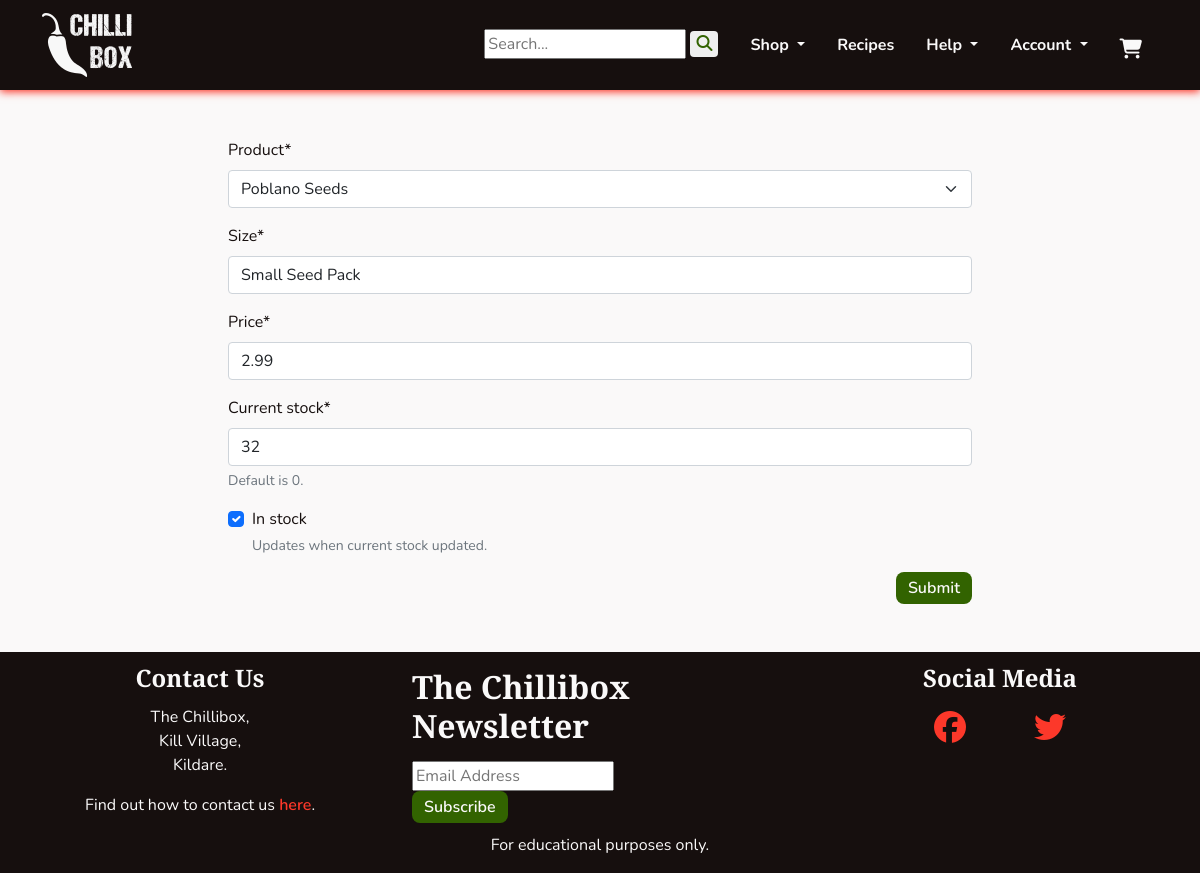
Before: /management/edit_variant/6 (signed in) with the older database file.
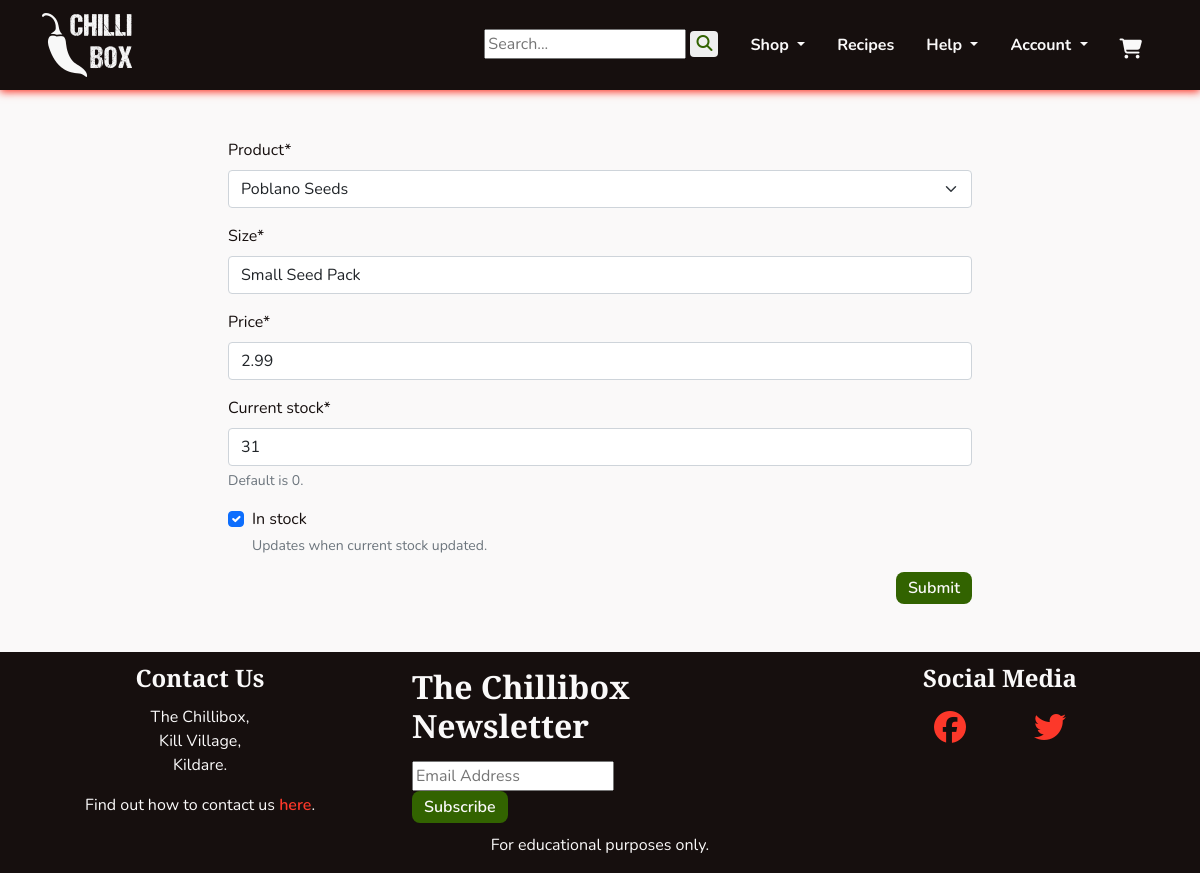
After: the same page with the newer database file.
### products/models.py (models this page shows, shortened)
class Variant(models.Model):
    product = models.ForeignKey(Product, on_delete=models.CASCADE,
                                related_name='variants')
    size = models.CharField(max_length=80)
    price = models.DecimalField(max_digits=5, decimal_places=2)
    current_stock = models.PositiveIntegerField(default=0,
                                                help_text='Default is 0.')
    in_stock = models.BooleanField(default=False,
                                   help_text='Updates when current stock \
                                   updated.')
    class Meta:
        verbose_name_plural = 'Variants'

### management/views.py (the view)
# urls.py: path('edit_variant/<pk>', views.EditVariant.as_view(),
class EditVariant(StaffRequiredMixin, SuccessMessageMixin, UpdateView):
    model = Variant
    fields = '__all__'
    template_name = 'management/dashboard_form.html'
    success_url = '/management/'
    success_message = '%(size)s was updated'

### management/mixins.py (called while the page is built)
    def test_func(self):
        return self.request.user.is_staff

### products/models.py (called while the page is built)
    def __str__(self):
        return self.name

### management/templates/management/dashboard_form.html (shortened to what this page needs)
{% extends 'base.html' %}
{% load crispy_forms_tags %}
{% load cloudinary %}
{% block content %}
<section class="container-md mt-5">
    <div class="col-md-8 mx-auto">
        <form enctype="multipart/form-data" method="POST">
            {{ form|crispy}}
            <button class="chilli-btn chilli-go float-end" type="submit">Submit</button>
        </form>
    </div>
</section>
{% endblock %}

Changed rows visible on the page:
changed Variant "Poblano Seeds": current_stock "32" → "31"
